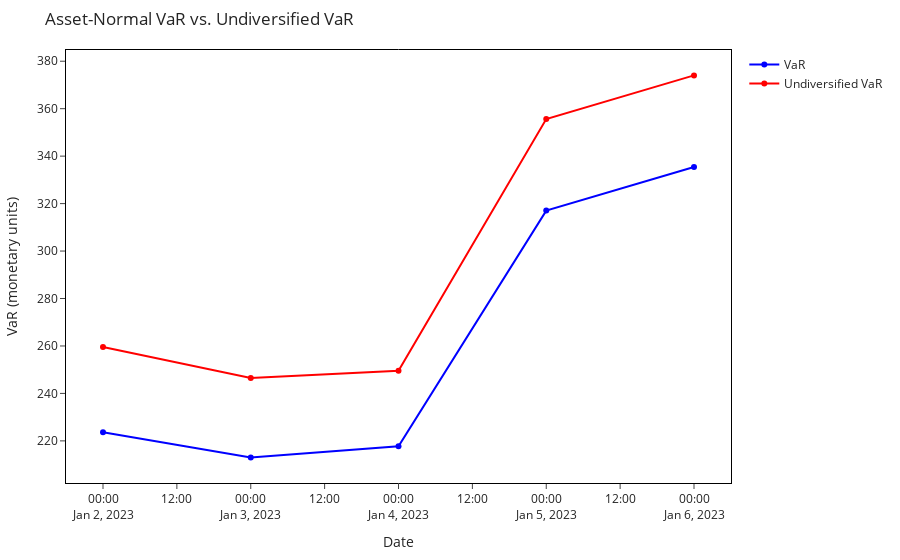

Write notebook code for a chart like this one.
### Markdown cell above
### Visualizations

### Code cell
InteractivePlots.plot_var_series(var_series, uvar_series)

### Figure 1 — Plotly figure (JSON) as saved in the notebook; plotly's stock layout.template omitted (floating-point values rounded to 4 significant figures)
{"data": [{"hovertemplate": "Date: %{x}<br>VaR = %{y:.3f}<extra></extra>", "line": {"color": "blue"}, "name": "VaR", "type": "scatter", "x": ["2023-01-02T00:00:00", "2023-01-03T00:00:00", "2023-01-04T00:00:00", "2023-01-05T00:00:00", "2023-01-06T00:00:00"], "y": [223.6, 213.0, 217.7, 317.0, 335.4]}, {"hovertemplate": "Date: %{x}<br>Undiversified VaR = %{y:.3f}<extra></extra>", "line": {"color": "red"}, "name": "Undiversified VaR", "type": "scatter", "x": ["2023-01-02T00:00:00", "2023-01-03T00:00:00", "2023-01-04T00:00:00", "2023-01-05T00:00:00", "2023-01-06T00:00:00"], "y": [259.6, 246.5, 249.6, 355.6, 374.0]}], "layout": {"margin": {"b": 50, "l": 60, "r": 60, "t": 50}, "title": {"text": "Asset-Normal VaR vs. Undiversified VaR"}, "xaxis": {"linecolor": "black", "linewidth": 1, "mirror": true, "showline": true, "title": {"text": "Date"}}, "yaxis": {"linecolor": "black", "linewidth": 1, "mirror": true, "showline": true, "title": {"text": "VaR (monetary units)"}}}}
